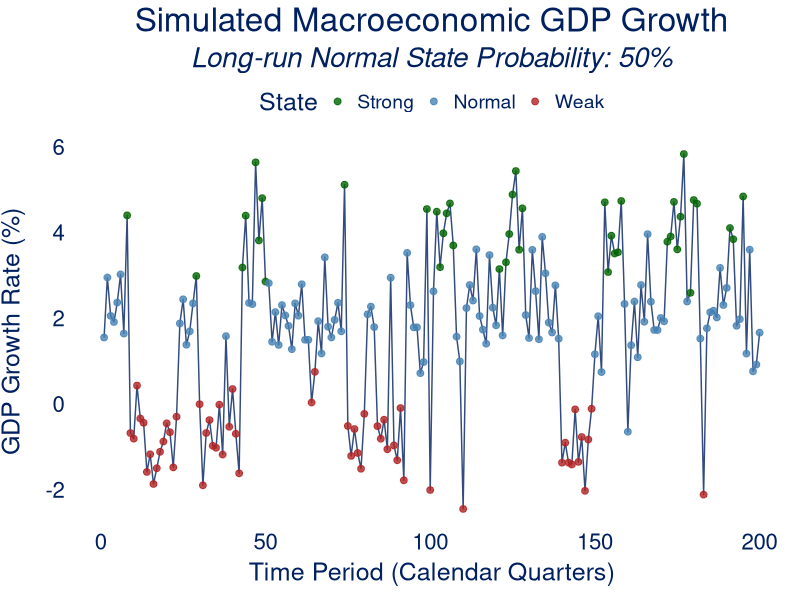
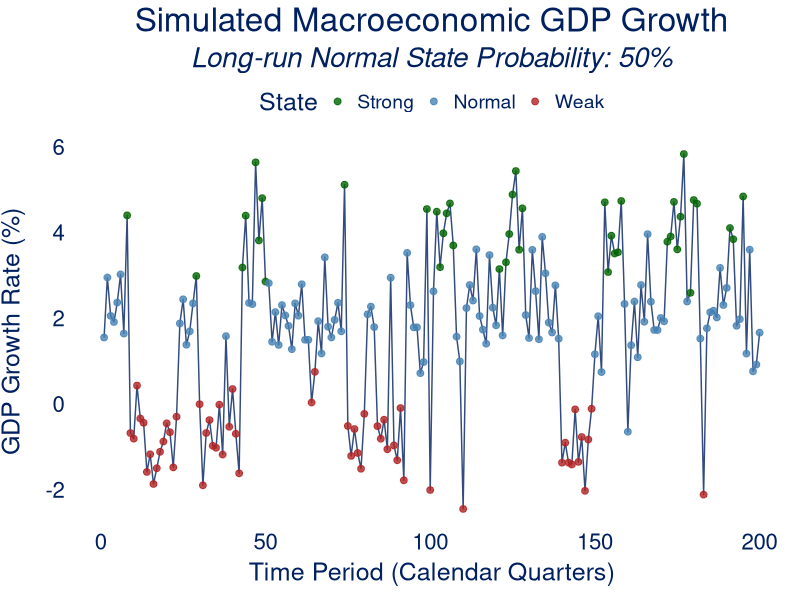

The R source for these figures, in order:
## ---- chunk 1
#| echo: true
#| warning: false
#| message: false
knitr::opts_chunk$set(echo = TRUE)

# Load required packages
library(ggplot2)
library(dplyr)
library(tidyr)

# Set random seed for reproducibility
set.seed(123)

# State names for clarity
state_names <- c("Strong", "Normal", "Weak")

# Define the Transition Probability Matrix (TPM)
P <- matrix(c(
  0.70, 0.25, 0.05,
  0.15, 0.75, 0.10,
  0.05, 0.25, 0.70
), byrow = TRUE, nrow = 3, dimnames = list(state_names, state_names))

# Calculate Stationary Distribution
eigen_result <- eigen(t(P))
target_eigen_value_index <- which.min(abs(eigen_result$values - 1))
stationary_dist <- Re(eigen_result$vectors[, target_eigen_value_index])
stationary_dist <- stationary_dist / sum(stationary_dist)
if (any(stationary_dist < 0)) {
  stationary_dist <- abs(stationary_dist) / sum(abs(stationary_dist))
}
names(stationary_dist) <- state_names

cat("Calculated Stationary Distribution (S, N, W):\n")
print(stationary_dist)
cat(sprintf("Normal state long-run probability: %.2f%%\n", stationary_dist[2] * 100))

# Define the economic characteristics for each state
mean_gdp_growth <- c(Strong = 4.0, Normal = 2.0, Weak = -1.0)
sd_gdp_growth <- 0.8

## ---- chunk 2
num_periods <- 200
initial_state_index <- 2

# --- Simulation ---
states_sequence <- numeric(num_periods)
gdp_growth_sim <- numeric(num_periods)

current_state_index <- initial_state_index
states_sequence[1] <- current_state_index
gdp_growth_sim[1] <- mean_gdp_growth[current_state_index] + rnorm(1, 0, sd_gdp_growth)

for (t in 2:num_periods) {
  current_state_probs <- P[current_state_index, ]
  next_state_index <- sample(1:3, 1, prob = current_state_probs)
  
  states_sequence[t] <- next_state_index
  current_state_index <- next_state_index
  
  gdp_growth_sim[t] <- mean_gdp_growth[current_state_index] + rnorm(1, 0, sd_gdp_growth)
}

# --- Prepare data for plotting ---
sim_data <- data.frame(
  Time = 1:num_periods,
  State = factor(states_sequence, levels = 1:3, labels = state_names),
  GDP_Growth = gdp_growth_sim
)

# --- Simulated GDP Growth with states shown ---
p1 <- ggplot(sim_data, aes(x = Time, y = GDP_Growth, color = State)) +
  geom_line(aes(group = 1), color = "#002060", alpha = 0.8) +
  geom_point(alpha = 0.8,size=2) +
  scale_color_manual(values = c("Strong" = "darkgreen", "Normal" = "steelblue", "Weak" = "firebrick")) +
  labs(
    title = "Simulated Macroeconomic GDP Growth",
    subtitle = paste0("Long-run Normal State Probability: ", round(stationary_dist["Normal"] * 100, 2), "%"),
    x = "Time Period (Calendar Quarters)",
    y = "GDP Growth Rate (%)"
  ) +
  theme(plot.title=element_text(size="24",hjust=0.5,colour="#002060"),
        plot.subtitle=element_text(size="20",hjust=0.5,face="italic",colour="#002060"),
        axis.title.y=element_text(size="18",colour="#002060",vjust=2,
                                  margin=margin(t=0,r=10,b=0,l=0)),
        axis.title.x=element_text(size="18",colour="#002060",vjust=2,
                                  margin=margin(t=10,r=0,b=0,l=0)),
        axis.text=element_text(color="#002060",size=16),
        axis.ticks=element_blank(),
        legend.text=element_text(colour="#002060",size=14),
        legend.title=element_text(colour="#002060",size=18),
        legend.position="top",
        #legend.position.inside = c(0.5,0.9),
        #legend.key=element_blank(),
        panel.grid.major=element_blank(),
        panel.grid.minor=element_blank(),
        panel.background = element_rect(fill='transparent'), 
        plot.background = element_rect(fill='transparent',color=NA))

ggsave("simulated_gdp_with_states.png",bg='white',width=140,height=120,units="mm",dpi=300)
p1
